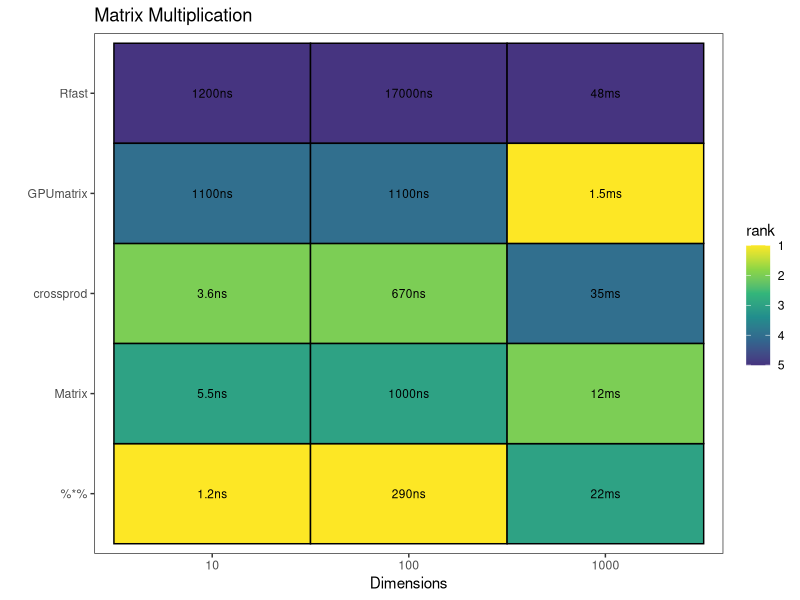

Generate this figure with R: (Note: this script raises an error after producing the figure.)
library(ggplot2)
library(RColorBrewer)
library(ggpubr)
library(tidyverse)
rm(list = ls())

# read in results file
results_mat_df <- readr::read_csv("data/matmult_timings.csv")

# define order levels for plotting
p1_order <- results_mat_df %>%
  group_by(expression) %>%
  summarize(mean = mean(rank), .groups = 'drop') %>%
  arrange(mean) %>%
  mutate(expression = as.character(expression)) %>%
  pull(expression)

# tile plot average
p1 <- results_mat_df %>%
  mutate(n_vectors = factor(n_vectors, levels = c("10", "100", "1000"))) %>%
  mutate(expression = factor(expression, levels = p1_order)) %>%
  ggplot(aes(y = expression, x = n_vectors, fill = rank)) +
  geom_tile(color = "black", size = 0.5) +
  geom_text(aes(label = median_label), size = 3, alpha = 1) +
  scale_fill_viridis_c(direction = -1, begin = 0.15, end = 1, guide = guide_colorbar(reverse = TRUE, ticks = TRUE)) +
  theme_bw() +
  labs(title = "Matrix Multiplication") +
  xlab("Dimensions") + ylab("") +
  theme(panel.grid.major = element_blank(),
        panel.grid.minor = element_blank(),
        panel.background = element_rect(fill = "white", colour = NA))
# save to file
ggsave("outputs/figures/matrix_multiplication.png", p1, width = 20, height = 12, units = "cm")
